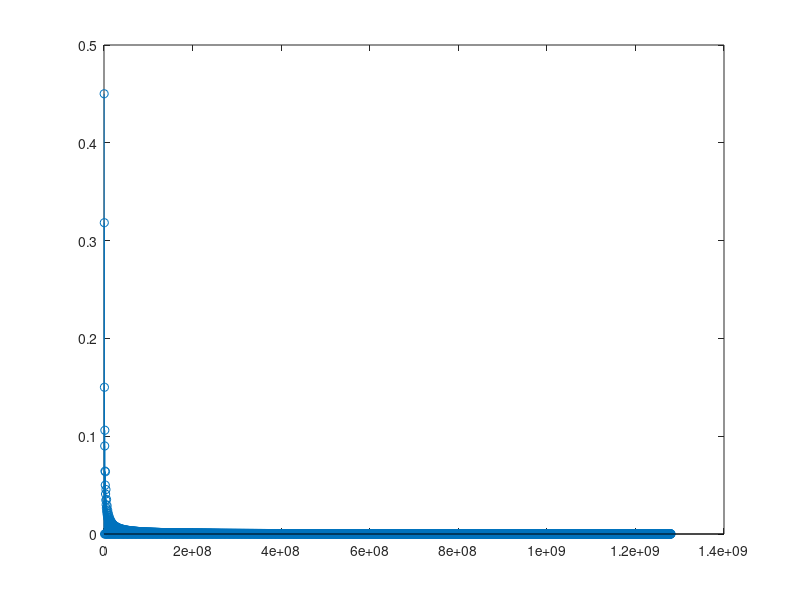

MATLAB code to generate this figure:
clc; clear all; close all;
T=3.125e-6;
%wc=
wo=(2*pi)/T;
a0=0.5;
t=0:1e-8:40e-6;
f=a0/2;
for n=1:length(t)
    a=2/(T*n*wo)*sin(n*wo*0.781251e-6);
    b=-2/(T*n*wo)*(cos(n*wo*0.781251e-6)-1);
    f=f+a*cos(t*n*wo)+b*sin(t*n*wo);
end
f1=f.*sin(t*2*pi*50e3);
%plot(t,f)
%plot(t,f1)
f3=0.5*8.966e2*cos(1.025e7*t-4.588)
f4=0.5*8.936e2*cos(9.75e6*t+0.4655)
f5=f3+f4
%plot(t,f5)
f6=cos(2.5*10e6*t).*cos(10e6*t)
%plot(t,f6)
f2=conv(f1,sin(t*2*pi*50e3))
for n=1:length(t)
    a=2/(T*n*wo)*sin(n*wo*0.781251e-6);
    b=-2/(T*n*wo)*(cos(n*wo*0.781251e-6)-1);
    amp(n)=sqrt(a^2+b^2);
    freq(n)=n/T;
end
figure(2)
stem(freq,amp)